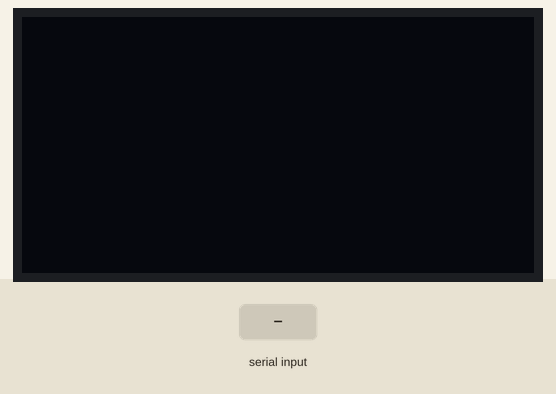
Bench run of a sketch on a simulated Arduino Uno, built with avr-gcc and run on an emulated ATmega328P. Shown: 128×64 one-colour display. Inputs (shaded band) come from the test bench. What the sketch prints to the serial monitor is not drawn.

Above: at 1.2 s.
1.3 s: "+" received over Serial
At 3.0 s:
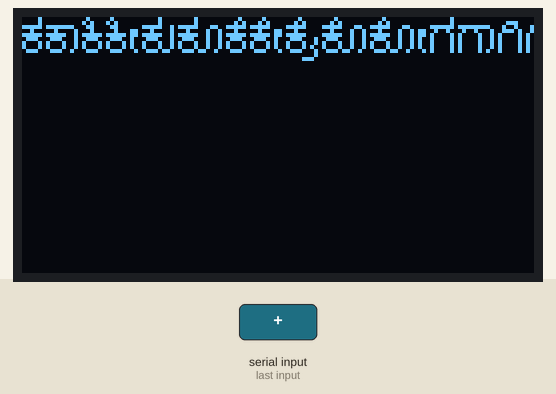
At 6.4 s:
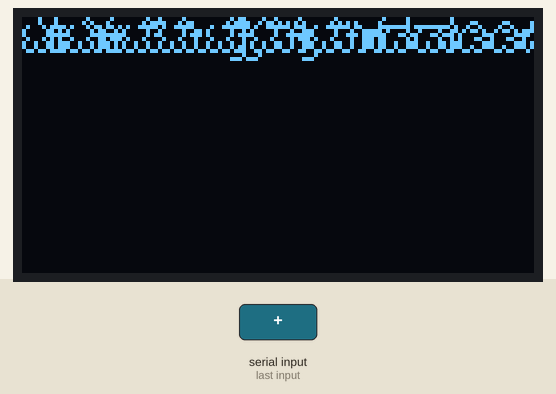
Timing chart, 0 to 7.9 s (numbered marks = the images above; inputs shaded):
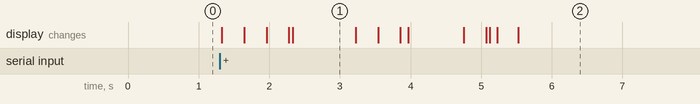

Measured:
- after the input at 1.3 s, the display: first changes at once (image 1 shows a later state)
- what the display in image 1 shows lasts 0.9 s, from 2.3 s to 3.2 s

The sketch:

main.ino
```cpp
#include <Adafruit_SSD1306.h>


Adafruit_SSD1306 display(128, 64, &Wire, -1);


void setup()
{
  Serial.begin(9600);
  if(!display.begin(SSD1306_SWITCHCAPVCC, 0x3C))
  {
    Serial.println(F("SSD1306 allocation failed"));
  }
  Serial.println(F("start"));
  initdisp();
  display.display();
}

String b;
byte xpos, ypos;
void loop()
{
  char a = '1';


  if(Serial.available())
  {
    a = Serial.read();
  }


  if(a == '/')
  {
    baraha("/");
  }

   if(a == '-')
  {
    xpos = Serial.parseInt();
    ypos = Serial.parseInt();
    haaku(xpos,ypos);
  }
  if(a == '#')
  {
    b = Serial.readString();
    baraha(b);
  }


  if(a == '*')
  {
    initdisp();
  }


  if(a == '+')
  {
    byte d,m;
    bool drga;
    m = 0;
    d = 0;
     for(byte o = 1; o<247; o++)
    {
      d = d + 1;
      drga = _bari(o);

      if(drga == 1)
      {
        _bari(0);
      }

      if(d == 11)
      {
        d = 0;
        baraha("/");
        m = m + 1;
      }

      if(m == 6)
      {
        m = 0;
        delay(2000);
        initdisp();
      }
    }
    delay(2000);
    initdisp();
  }

  if(a == ',')
  {

    b = Serial.readString();
    Serial.println(b);
    display.print(b);
    display.display();
  }
}


void initdisp()
{
  display.clearDisplay();
  display.setTextColor(WHITE);
  display.setTextSize(1);
  display.setCursor(0,0);
  display.display();
  haaku(0,0);
}
```

Source omitted: barige.ino (21935 bytes)
